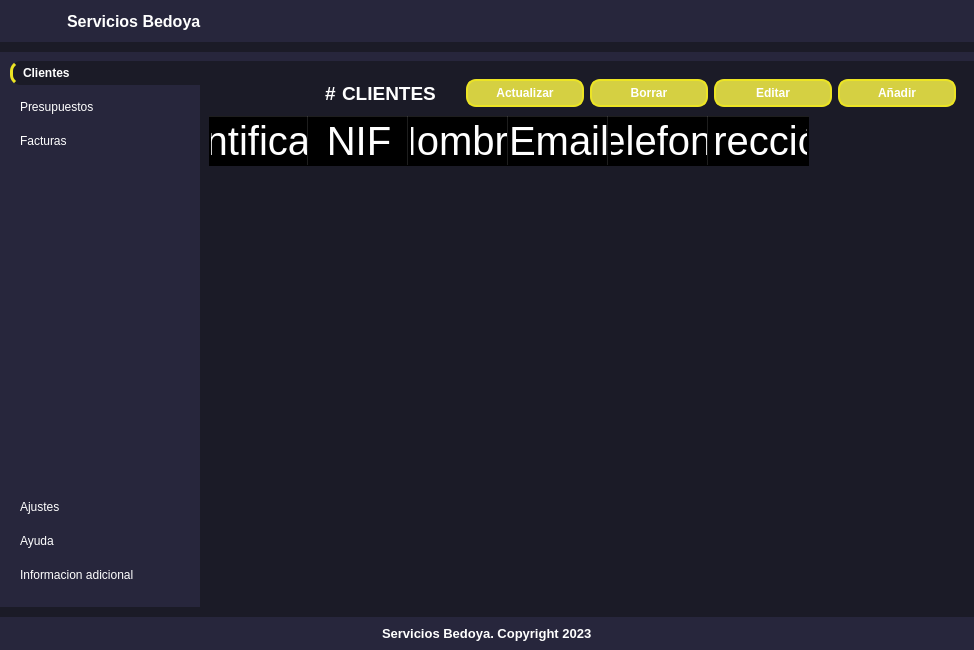
<?xml version="1.0" encoding="UTF-8"?>
<ui version="4.0">
 <class>MainWindow</class>
 <widget class="QMainWindow" name="MainWindow">
  <property name="geometry">
   <rect>
    <x>0</x>
    <y>0</y>
    <width>974</width>
    <height>650</height>
   </rect>
  </property>
  <property name="windowTitle">
   <string>MainWindow</string>
  </property>
  <property name="styleSheet">
   <string notr="true">*{
	border: none;
	background-color: transparent;
	background: transparent;
	padding: 0;
	margin: 0;
	color: #fff;
}
#centralwidget, #btn_home , #mainBodyContent,  QLineEdit{
	background-color: #1b1b27;
}
#header, #mainBody, #footer {
	background-color: #27263c;
}
#btn_deletebd {
	border: 2px solid  #FF0000 ;
	background-color: #DF2929 ;
	border-radius: 10px;
	text-align: center;
}
 #btn_edituser, #btn_adduser , #btn_deleteuser , #btn_updateUserTable,
#btn_editbudget, #btn_addbudget , #btn_deletebudget , #btn_updateBudgetTable,
#btn_editinvoice, #btn_addinvoice , #btn_deleteinvoice , #btn_updateInvoiceTable    {
	border: 2px solid  #ece424 ;
	background-color: #D5D042 ;
	border-radius: 10px;
	text-align: center;
}
QPushButton{
	text-align: left;
	padding: 5px 10px;
	border-top-left-radius: 10px;
	border-bottom-left-radius: 10px;
}
#btn_home  {
	border-left: 3px solid #ece424;
	font-weight: bold;
}
QLineEdit{
	padding: 5px 10px;
	border-radius: 10px;
}</string>
  </property>
  <widget class="QWidget" name="centralwidget">
   <layout class="QVBoxLayout" name="verticalLayout">
    <property name="spacing">
     <number>10</number>
    </property>
    <property name="leftMargin">
     <number>0</number>
    </property>
    <property name="topMargin">
     <number>0</number>
    </property>
    <property name="rightMargin">
     <number>0</number>
    </property>
    <property name="bottomMargin">
     <number>0</number>
    </property>
    <item alignment="Qt::AlignTop">
     <widget class="QWidget" name="header" native="true">
      <layout class="QHBoxLayout" name="horizontalLayout_2">
       <property name="spacing">
        <number>0</number>
       </property>
       <property name="leftMargin">
        <number>0</number>
       </property>
       <property name="topMargin">
        <number>0</number>
       </property>
       <property name="rightMargin">
        <number>0</number>
       </property>
       <property name="bottomMargin">
        <number>0</number>
       </property>
       <item alignment="Qt::AlignLeft">
        <widget class="QFrame" name="frame_2">
         <property name="frameShape">
          <enum>QFrame::StyledPanel</enum>
         </property>
         <property name="frameShadow">
          <enum>QFrame::Raised</enum>
         </property>
         <layout class="QHBoxLayout" name="horizontalLayout_3">
          <item alignment="Qt::AlignLeft">
           <widget class="QPushButton" name="btn_menu">
            <property name="cursor">
             <cursorShape>PointingHandCursor</cursorShape>
            </property>
            <property name="text">
             <string/>
            </property>
            <property name="icon">
             <iconset>
              <normaloff>res/Icons/align-justify.png</normaloff>res/Icons/align-justify.png</iconset>
            </property>
            <property name="iconSize">
             <size>
              <width>24</width>
              <height>24</height>
             </size>
            </property>
           </widget>
          </item>
          <item>
           <widget class="QLabel" name="label">
            <property name="font">
             <font>
              <pointsize>12</pointsize>
              <italic>false</italic>
              <bold>true</bold>
              <underline>false</underline>
             </font>
            </property>
            <property name="text">
             <string>Servicios Bedoya</string>
            </property>
           </widget>
          </item>
         </layout>
        </widget>
       </item>
      </layout>
     </widget>
    </item>
    <item>
     <widget class="QWidget" name="mainBody" native="true">
      <property name="sizePolicy">
       <sizepolicy hsizetype="Preferred" vsizetype="Expanding">
        <horstretch>0</horstretch>
        <verstretch>0</verstretch>
       </sizepolicy>
      </property>
      <property name="minimumSize">
       <size>
        <width>974</width>
        <height>534</height>
       </size>
      </property>
      <layout class="QHBoxLayout" name="horizontalLayout_4">
       <property name="spacing">
        <number>0</number>
       </property>
       <property name="leftMargin">
        <number>0</number>
       </property>
       <property name="topMargin">
        <number>9</number>
       </property>
       <property name="rightMargin">
        <number>0</number>
       </property>
       <property name="bottomMargin">
        <number>0</number>
       </property>
       <item>
        <widget class="QCustomSlideMenu" name="leftMenu" native="true">
         <property name="minimumSize">
          <size>
           <width>200</width>
           <height>0</height>
          </size>
         </property>
         <property name="maximumSize">
          <size>
           <width>0</width>
           <height>16777215</height>
          </size>
         </property>
         <layout class="QVBoxLayout" name="verticalLayout_3">
          <property name="spacing">
           <number>0</number>
          </property>
          <property name="leftMargin">
           <number>0</number>
          </property>
          <property name="topMargin">
           <number>0</number>
          </property>
          <property name="rightMargin">
           <number>0</number>
          </property>
          <property name="bottomMargin">
           <number>20</number>
          </property>
          <item>
           <widget class="QWidget" name="widget" native="true">
            <property name="minimumSize">
             <size>
              <width>200</width>
              <height>505</height>
             </size>
            </property>
            <layout class="QVBoxLayout" name="verticalLayout_4">
             <property name="spacing">
              <number>0</number>
             </property>
             <property name="leftMargin">
              <number>10</number>
             </property>
             <property name="topMargin">
              <number>0</number>
             </property>
             <property name="rightMargin">
              <number>0</number>
             </property>
             <property name="bottomMargin">
              <number>0</number>
             </property>
             <item>
              <widget class="QFrame" name="frame_4">
               <property name="frameShape">
                <enum>QFrame::StyledPanel</enum>
               </property>
               <property name="frameShadow">
                <enum>QFrame::Raised</enum>
               </property>
               <layout class="QVBoxLayout" name="verticalLayout_6">
                <property name="spacing">
                 <number>10</number>
                </property>
                <property name="leftMargin">
                 <number>0</number>
                </property>
                <property name="topMargin">
                 <number>0</number>
                </property>
                <property name="rightMargin">
                 <number>0</number>
                </property>
                <property name="bottomMargin">
                 <number>0</number>
                </property>
                <item>
                 <widget class="QPushButton" name="btn_home">
                  <property name="cursor">
                   <cursorShape>PointingHandCursor</cursorShape>
                  </property>
                  <property name="styleSheet">
                   <string notr="true">background-color: #1b1b27;</string>
                  </property>
                  <property name="text">
                   <string>Clientes</string>
                  </property>
                  <property name="icon">
                   <iconset>
                    <normaloff>res/Icons/home.png</normaloff>res/Icons/home.png</iconset>
                  </property>
                 </widget>
                </item>
                <item>
                 <widget class="QPushButton" name="btn_budgets">
                  <property name="cursor">
                   <cursorShape>PointingHandCursor</cursorShape>
                  </property>
                  <property name="text">
                   <string>Presupuestos</string>
                  </property>
                  <property name="icon">
                   <iconset>
                    <normaloff>res/Icons/file-text.png</normaloff>res/Icons/file-text.png</iconset>
                  </property>
                 </widget>
                </item>
                <item>
                 <widget class="QPushButton" name="btn_invoices">
                  <property name="cursor">
                   <cursorShape>PointingHandCursor</cursorShape>
                  </property>
                  <property name="text">
                   <string>Facturas</string>
                  </property>
                  <property name="icon">
                   <iconset>
                    <normaloff>res/Icons/dollar-sign.png</normaloff>res/Icons/dollar-sign.png</iconset>
                  </property>
                 </widget>
                </item>
               </layout>
              </widget>
             </item>
             <item>
              <spacer name="verticalSpacer">
               <property name="orientation">
                <enum>Qt::Vertical</enum>
               </property>
               <property name="sizeHint" stdset="0">
                <size>
                 <width>20</width>
                 <height>40</height>
                </size>
               </property>
              </spacer>
             </item>
             <item>
              <widget class="QFrame" name="frame_3">
               <property name="frameShape">
                <enum>QFrame::StyledPanel</enum>
               </property>
               <property name="frameShadow">
                <enum>QFrame::Raised</enum>
               </property>
               <layout class="QVBoxLayout" name="verticalLayout_5">
                <property name="spacing">
                 <number>10</number>
                </property>
                <property name="leftMargin">
                 <number>0</number>
                </property>
                <property name="topMargin">
                 <number>0</number>
                </property>
                <property name="rightMargin">
                 <number>0</number>
                </property>
                <property name="bottomMargin">
                 <number>0</number>
                </property>
                <item>
                 <widget class="QPushButton" name="btn_settings">
                  <property name="cursor">
                   <cursorShape>PointingHandCursor</cursorShape>
                  </property>
                  <property name="text">
                   <string>Ajustes</string>
                  </property>
                  <property name="icon">
                   <iconset>
                    <normaloff>res/Icons/settings.png</normaloff>res/Icons/settings.png</iconset>
                  </property>
                 </widget>
                </item>
                <item>
                 <widget class="QPushButton" name="btn_help">
                  <property name="cursor">
                   <cursorShape>PointingHandCursor</cursorShape>
                  </property>
                  <property name="text">
                   <string>Ayuda</string>
                  </property>
                  <property name="icon">
                   <iconset>
                    <normaloff>res/Icons/help-circle.png</normaloff>res/Icons/help-circle.png</iconset>
                  </property>
                 </widget>
                </item>
                <item>
                 <widget class="QPushButton" name="btn_about">
                  <property name="cursor">
                   <cursorShape>PointingHandCursor</cursorShape>
                  </property>
                  <property name="text">
                   <string>Informacion adicional</string>
                  </property>
                  <property name="icon">
                   <iconset>
                    <normaloff>res/Icons/info.png</normaloff>res/Icons/info.png</iconset>
                  </property>
                 </widget>
                </item>
               </layout>
              </widget>
             </item>
            </layout>
           </widget>
          </item>
         </layout>
        </widget>
       </item>
       <item>
        <widget class="QCustomSlideMenu" name="mainBodyContent" native="true">
         <property name="minimumSize">
          <size>
           <width>0</width>
           <height>0</height>
          </size>
         </property>
         <layout class="QVBoxLayout" name="verticalLayout_7">
          <item>
           <widget class="QCustomStackedWidget" name="mainPages">
            <widget class="QWidget" name="homePage">
             <layout class="QVBoxLayout" name="verticalLayout_10">
              <property name="spacing">
               <number>0</number>
              </property>
              <property name="leftMargin">
               <number>0</number>
              </property>
              <property name="topMargin">
               <number>0</number>
              </property>
              <property name="rightMargin">
               <number>0</number>
              </property>
              <property name="bottomMargin">
               <number>0</number>
              </property>
              <item>
               <widget class="QWidget" name="widget_3" native="true">
                <layout class="QVBoxLayout" name="verticalLayout_11">
                 <property name="spacing">
                  <number>0</number>
                 </property>
                 <property name="leftMargin">
                  <number>0</number>
                 </property>
                 <property name="topMargin">
                  <number>0</number>
                 </property>
                 <property name="rightMargin">
                  <number>0</number>
                 </property>
                 <property name="bottomMargin">
                  <number>0</number>
                 </property>
                 <item>
                  <widget class="QFrame" name="frame_6">
                   <property name="frameShape">
                    <enum>QFrame::StyledPanel</enum>
                   </property>
                   <property name="frameShadow">
                    <enum>QFrame::Raised</enum>
                   </property>
                   <layout class="QHBoxLayout" name="horizontalLayout_6">
                    <item alignment="Qt::AlignRight">
                     <widget class="QLabel" name="clients_qty">
                      <property name="font">
                       <font>
                        <pointsize>14</pointsize>
                        <bold>true</bold>
                       </font>
                      </property>
                      <property name="text">
                       <string>#</string>
                      </property>
                     </widget>
                    </item>
                    <item alignment="Qt::AlignLeft">
                     <widget class="QLabel" name="label_6">
                      <property name="font">
                       <font>
                        <pointsize>14</pointsize>
                        <bold>true</bold>
                       </font>
                      </property>
                      <property name="text">
                       <string>CLIENTES</string>
                      </property>
                     </widget>
                    </item>
                    <item>
                     <widget class="QPushButton" name="btn_updateUserTable">
                      <property name="font">
                       <font>
                        <bold>true</bold>
                       </font>
                      </property>
                      <property name="cursor">
                       <cursorShape>PointingHandCursor</cursorShape>
                      </property>
                      <property name="text">
                       <string>Actualizar</string>
                      </property>
                      <property name="icon">
                       <iconset>
                        <normaloff>res/Icons/loader.png</normaloff>res/Icons/loader.png</iconset>
                      </property>
                      <property name="iconSize">
                       <size>
                        <width>24</width>
                        <height>24</height>
                       </size>
                      </property>
                     </widget>
                    </item>
                    <item>
                     <widget class="QPushButton" name="btn_deleteuser">
                      <property name="font">
                       <font>
                        <bold>true</bold>
                       </font>
                      </property>
                      <property name="cursor">
                       <cursorShape>PointingHandCursor</cursorShape>
                      </property>
                      <property name="text">
                       <string>Borrar</string>
                      </property>
                      <property name="icon">
                       <iconset>
                        <normaloff>res/Icons/frown.png</normaloff>res/Icons/frown.png</iconset>
                      </property>
                      <property name="iconSize">
                       <size>
                        <width>24</width>
                        <height>24</height>
                       </size>
                      </property>
                     </widget>
                    </item>
                    <item>
                     <widget class="QPushButton" name="btn_edituser">
                      <property name="font">
                       <font>
                        <bold>true</bold>
                       </font>
                      </property>
                      <property name="cursor">
                       <cursorShape>PointingHandCursor</cursorShape>
                      </property>
                      <property name="text">
                       <string>Editar</string>
                      </property>
                      <property name="icon">
                       <iconset>
                        <normaloff>res/Icons/edit.png</normaloff>res/Icons/edit.png</iconset>
                      </property>
                      <property name="iconSize">
                       <size>
                        <width>24</width>
                        <height>24</height>
                       </size>
                      </property>
                     </widget>
                    </item>
                    <item>
                     <widget class="QPushButton" name="btn_adduser">
                      <property name="font">
                       <font>
                        <bold>true</bold>
                       </font>
                      </property>
                      <property name="cursor">
                       <cursorShape>PointingHandCursor</cursorShape>
                      </property>
                      <property name="text">
                       <string>Añadir</string>
                      </property>
                      <property name="icon">
                       <iconset>
                        <normaloff>res/Icons/plus-square.png</normaloff>res/Icons/plus-square.png</iconset>
                      </property>
                      <property name="iconSize">
                       <size>
                        <width>24</width>
                        <height>24</height>
                       </size>
                      </property>
                     </widget>
                    </item>
                   </layout>
                  </widget>
                 </item>
                 <item>
                  <widget class="QTableWidget" name="table_users">
                   <property name="font">
                    <font>
                     <pointsize>15</pointsize>
                    </font>
                   </property>
                   <column>
                    <property name="text">
                     <string>Identificador</string>
                    </property>
                    <property name="font">
                     <font>
                      <pointsize>30</pointsize>
                     </font>
                    </property>
                   </column>
                   <column>
                    <property name="text">
                     <string>NIF</string>
                    </property>
                    <property name="font">
                     <font>
                      <pointsize>30</pointsize>
                     </font>
                    </property>
                   </column>
                   <column>
                    <property name="text">
                     <string>Nombre</string>
                    </property>
                    <property name="font">
                     <font>
                      <pointsize>30</pointsize>
                     </font>
                    </property>
                   </column>
                   <column>
                    <property name="text">
                     <string>Email</string>
                    </property>
                    <property name="font">
                     <font>
                      <pointsize>30</pointsize>
                     </font>
                    </property>
                   </column>
                   <column>
                    <property name="text">
                     <string>Telefono</string>
                    </property>
                    <property name="font">
                     <font>
                      <pointsize>30</pointsize>
                     </font>
                    </property>
                   </column>
                   <column>
                    <property name="text">
                     <string>Dirección</string>
                    </property>
                    <property name="font">
                     <font>
                      <pointsize>30</pointsize>
                     </font>
                    </property>
                   </column>
                  </widget>
                 </item>
                </layout>
               </widget>
              </item>
             </layout>
            </widget>
            <widget class="QWidget" name="budgetPage">
             <layout class="QVBoxLayout" name="verticalLayout_17">
              <property name="spacing">
               <number>0</number>
              </property>
              <property name="leftMargin">
               <number>0</number>
              </property>
              <property name="topMargin">
               <number>0</number>
              </property>
              <property name="rightMargin">
               <number>0</number>
              </property>
              <property name="bottomMargin">
               <number>0</number>
              </property>
              <item>
               <widget class="QWidget" name="widget_6" native="true">
                <layout class="QVBoxLayout" name="verticalLayout_18">
                 <property name="spacing">
                  <number>0</number>
                 </property>
                 <property name="leftMargin">
                  <number>0</number>
                 </property>
                 <property name="topMargin">
                  <number>0</number>
                 </property>
                 <property name="rightMargin">
                  <number>0</number>
                 </property>
                 <property name="bottomMargin">
                  <number>0</number>
                 </property>
                 <item>
                  <widget class="QFrame" name="frame">
                   <property name="frameShape">
                    <enum>QFrame::StyledPanel</enum>
                   </property>
                   <property name="frameShadow">
                    <enum>QFrame::Raised</enum>
                   </property>
                   <layout class="QHBoxLayout" name="horizontalLayout">
                    <item alignment="Qt::AlignRight">
                     <widget class="QLabel" name="budget_qty">
                      <property name="font">
                       <font>
                        <pointsize>10</pointsize>
                        <bold>true</bold>
                       </font>
                      </property>
                      <property name="text">
                       <string>#</string>
                      </property>
                     </widget>
                    </item>
                    <item>
                     <widget class="QLabel" name="label_3">
                      <property name="font">
                       <font>
                        <pointsize>10</pointsize>
                        <bold>true</bold>
                       </font>
                      </property>
                      <property name="text">
                       <string>PRESUPUESTOS</string>
                      </property>
                     </widget>
                    </item>
                    <item>
                     <widget class="QPushButton" name="btn_updateBudgetTable">
                      <property name="font">
                       <font>
                        <bold>true</bold>
                        <kerning>true</kerning>
                       </font>
                      </property>
                      <property name="cursor">
                       <cursorShape>PointingHandCursor</cursorShape>
                      </property>
                      <property name="text">
                       <string>Actualizar</string>
                      </property>
                      <property name="icon">
                       <iconset>
                        <normaloff>res/Icons/loader.png</normaloff>res/Icons/loader.png</iconset>
                      </property>
                      <property name="iconSize">
                       <size>
                        <width>24</width>
                        <height>24</height>
                       </size>
                      </property>
                     </widget>
                    </item>
                    <item>
                     <widget class="QPushButton" name="btn_addbudgettemplate">
                      <property name="font">
                       <font>
                        <bold>true</bold>
                       </font>
                      </property>
                      <property name="cursor">
                       <cursorShape>PointingHandCursor</cursorShape>
                      </property>
                      <property name="text">
                       <string>Nueva Plantilla</string>
                      </property>
                      <property name="icon">
                       <iconset>
                        <normaloff>res/Icons/plus-circle.png</normaloff>res/Icons/plus-circle.png</iconset>
                      </property>
                      <property name="iconSize">
                       <size>
                        <width>24</width>
                        <height>24</height>
                       </size>
                      </property>
                     </widget>
                    </item>
                    <item>
                     <widget class="QPushButton" name="btn_deletebudget">
                      <property name="font">
                       <font>
                        <bold>true</bold>
                       </font>
                      </property>
                      <property name="cursor">
                       <cursorShape>PointingHandCursor</cursorShape>
                      </property>
                      <property name="text">
                       <string>Eliminar Presupuesto</string>
                      </property>
                      <property name="icon">
                       <iconset>
                        <normaloff>res/Icons/frown.png</normaloff>res/Icons/frown.png</iconset>
                      </property>
                      <property name="iconSize">
                       <size>
                        <width>24</width>
                        <height>24</height>
                       </size>
                      </property>
                     </widget>
                    </item>
                    <item>
                     <widget class="QPushButton" name="btn_editbudget">
                      <property name="font">
                       <font>
                        <bold>true</bold>
                       </font>
                      </property>
                      <property name="cursor">
                       <cursorShape>PointingHandCursor</cursorShape>
                      </property>
                      <property name="text">
                       <string>Editar Presupuesto</string>
                      </property>
                      <property name="icon">
                       <iconset>
                        <normaloff>res/Icons/edit.png</normaloff>res/Icons/edit.png</iconset>
                      </property>
                      <property name="iconSize">
                       <size>
                        <width>24</width>
                        <height>24</height>
                       </size>
                      </property>
                     </widget>
                    </item>
                    <item>
                     <widget class="QPushButton" name="btn_addbudget">
                      <property name="font">
                       <font>
                        <bold>true</bold>
                       </font>
                      </property>
                      <property name="cursor">
                       <cursorShape>PointingHandCursor</cursorShape>
                      </property>
                      <property name="text">
                       <string>Nuevo</string>
                      </property>
                      <property name="icon">
                       <iconset>
                        <normaloff>res/Icons/plus-square.png</normaloff>res/Icons/plus-square.png</iconset>
                      </property>
                      <property name="iconSize">
                       <size>
                        <width>24</width>
                        <height>24</height>
                       </size>
                      </property>
                     </widget>
                    </item>
                   </layout>
                  </widget>
                 </item>
                </layout>
               </widget>
              </item>
              <item>
               <widget class="QTableWidget" name="table_budgets">
                <property name="font">
                 <font>
                  <pointsize>15</pointsize>
                  <bold>false</bold>
                 </font>
                </property>
                <column>
                 <property name="text">
                  <string>Identificador</string>
                 </property>
                </column>
                <column>
                 <property name="text">
                  <string>Numero de presupuesto</string>
                 </property>
                </column>
                <column>
                 <property name="text">
                  <string>Titulo</string>
                 </property>
                </column>
                <column>
                 <property name="text">
                  <string>Fecha</string>
                 </property>
                </column>
                <column>
                 <property name="text">
                  <string>Cliente</string>
                 </property>
                </column>
                <column>
                 <property name="text">
                  <string>Dirección</string>
                 </property>
                </column>
               </widget>
              </item>
             </layout>
            </widget>
            <widget class="QWidget" name="invoicePage">
             <layout class="QVBoxLayout" name="verticalLayout_8">
              <item>
               <widget class="QWidget" name="widget_2" native="true">
                <layout class="QVBoxLayout" name="verticalLayout_9">
                 <item>
                  <widget class="QFrame" name="frame_5">
                   <property name="frameShape">
                    <enum>QFrame::StyledPanel</enum>
                   </property>
                   <property name="frameShadow">
                    <enum>QFrame::Raised</enum>
                   </property>
                   <layout class="QHBoxLayout" name="horizontalLayout_7">
                    <item alignment="Qt::AlignRight">
                     <widget class="QLabel" name="invoices_qty">
                      <property name="text">
                       <string>#</string>
                      </property>
                     </widget>
                    </item>
                    <item alignment="Qt::AlignLeft">
                     <widget class="QLabel" name="label_2">
                      <property name="font">
                       <font>
                        <pointsize>14</pointsize>
                        <bold>true</bold>
                       </font>
                      </property>
                      <property name="text">
                       <string>Facturas</string>
                      </property>
                     </widget>
                    </item>
                    <item>
                     <widget class="QPushButton" name="btn_updateInvoiceTable">
                      <property name="font">
                       <font>
                        <bold>true</bold>
                       </font>
                      </property>
                      <property name="cursor">
                       <cursorShape>PointingHandCursor</cursorShape>
                      </property>
                      <property name="text">
                       <string>Actualizar</string>
                      </property>
                      <property name="icon">
                       <iconset>
                        <normaloff>res/Icons/loader.png</normaloff>res/Icons/loader.png</iconset>
                      </property>
                      <property name="iconSize">
                       <size>
                        <width>24</width>
                        <height>24</height>
                       </size>
                      </property>
                     </widget>
                    </item>
                    <item>
                     <widget class="QPushButton" name="btn_deleteinvoice">
                      <property name="text">
                       <string>Eliminar</string>
                      </property>
                      <property name="icon">
                       <iconset>
                        <normaloff>res/Icons/frown.png</normaloff>res/Icons/frown.png</iconset>
                      </property>
                      <property name="iconSize">
                       <size>
                        <width>24</width>
                        <height>24</height>
                       </size>
                      </property>
                     </widget>
                    </item>
                    <item>
                     <widget class="QPushButton" name="btn_editinvoice">
                      <property name="text">
                       <string>Editar</string>
                      </property>
                      <property name="icon">
                       <iconset>
                        <normaloff>res/Icons/edit.png</normaloff>res/Icons/edit.png</iconset>
                      </property>
                      <property name="iconSize">
                       <size>
                        <width>24</width>
                        <height>24</height>
                       </size>
                      </property>
                     </widget>
                    </item>
                    <item>
                     <widget class="QPushButton" name="btn_addinvoice">
                      <property name="text">
                       <string>Añadir</string>
                      </property>
                      <property name="icon">
                       <iconset>
                        <normaloff>../res/Icons/plus-square.png</normaloff>../res/Icons/plus-square.png</iconset>
                      </property>
                      <property name="iconSize">
                       <size>
                        <width>24</width>
                        <height>24</height>
                       </size>
                      </property>
                     </widget>
                    </item>
                   </layout>
                  </widget>
                 </item>
                 <item>
                  <widget class="QTableWidget" name="table_invoices">
                   <property name="font">
                    <font>
                     <pointsize>15</pointsize>
                    </font>
                   </property>
                   <column>
                    <property name="text">
                     <string>Identificador</string>
                    </property>
                   </column>
                   <column>
                    <property name="text">
                     <string>Numero de factura</string>
                    </property>
                   </column>
                   <column>
                    <property name="text">
                     <string>Titulo</string>
                    </property>
                   </column>
                   <column>
                    <property name="text">
                     <string>Fecha</string>
                    </property>
                   </column>
                   <column>
                    <property name="text">
                     <string>Cliente</string>
                    </property>
                   </column>
                   <column>
                    <property name="text">
                     <string>Dirección</string>
                    </property>
                   </column>
                  </widget>
                 </item>
                </layout>
               </widget>
              </item>
             </layout>
            </widget>
            <widget class="QWidget" name="settingsPage">
             <layout class="QVBoxLayout" name="verticalLayout_14">
              <property name="spacing">
               <number>0</number>
              </property>
              <property name="leftMargin">
               <number>0</number>
              </property>
              <property name="topMargin">
               <number>0</number>
              </property>
              <property name="rightMargin">
               <number>0</number>
              </property>
              <property name="bottomMargin">
               <number>0</number>
              </property>
              <item>
               <widget class="QLabel" name="label_4">
                <property name="font">
                 <font>
                  <pointsize>14</pointsize>
                  <bold>true</bold>
                 </font>
                </property>
                <property name="text">
                 <string>AJUSTES</string>
                </property>
               </widget>
              </item>
              <item alignment="Qt::AlignHCenter">
               <widget class="QPushButton" name="btn_deletebd">
                <property name="font">
                 <font>
                  <pointsize>20</pointsize>
                  <bold>true</bold>
                 </font>
                </property>
                <property name="text">
                 <string>BORRAR BASE DE DATOS</string>
                </property>
                <property name="iconSize">
                 <size>
                  <width>30</width>
                  <height>30</height>
                 </size>
                </property>
               </widget>
              </item>
             </layout>
            </widget>
           </widget>
          </item>
         </layout>
        </widget>
       </item>
      </layout>
     </widget>
    </item>
    <item>
     <widget class="QWidget" name="footer" native="true">
      <layout class="QHBoxLayout" name="horizontalLayout_5">
       <item alignment="Qt::AlignHCenter">
        <widget class="QLabel" name="label_9">
         <property name="font">
          <font>
           <pointsize>10</pointsize>
           <bold>true</bold>
          </font>
         </property>
         <property name="text">
          <string>Servicios Bedoya. Copyright 2023</string>
         </property>
        </widget>
       </item>
      </layout>
     </widget>
    </item>
   </layout>
  </widget>
 </widget>
 <customwidgets>
  <customwidget>
   <class>QCustomSlideMenu</class>
   <extends>QWidget</extends>
   <header location="global">Custom_Widgets.Widgets.h</header>
   <container>1</container>
  </customwidget>
  <customwidget>
   <class>QCustomStackedWidget</class>
   <extends>QStackedWidget</extends>
   <header location="global">Custom_Widgets.Widgets.h</header>
   <container>1</container>
  </customwidget>
 </customwidgets>
 <resources/>
 <connections/>
</ui>
